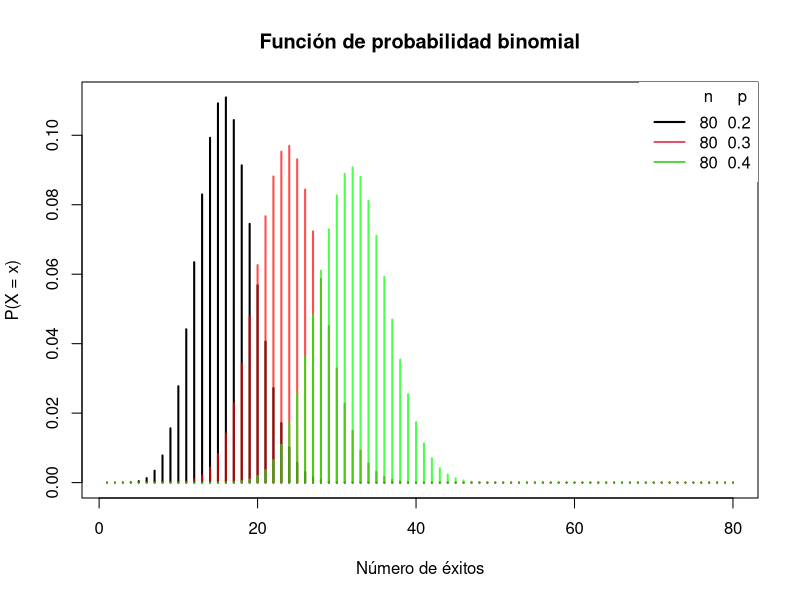
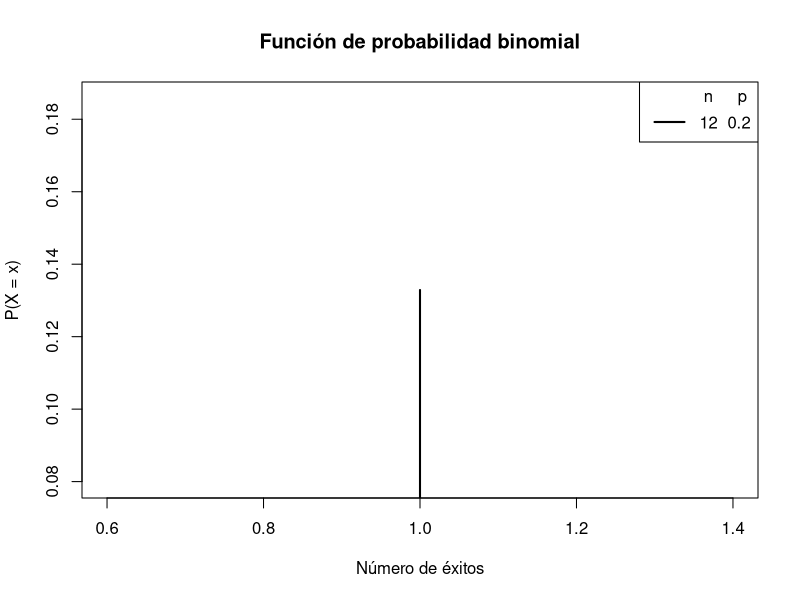
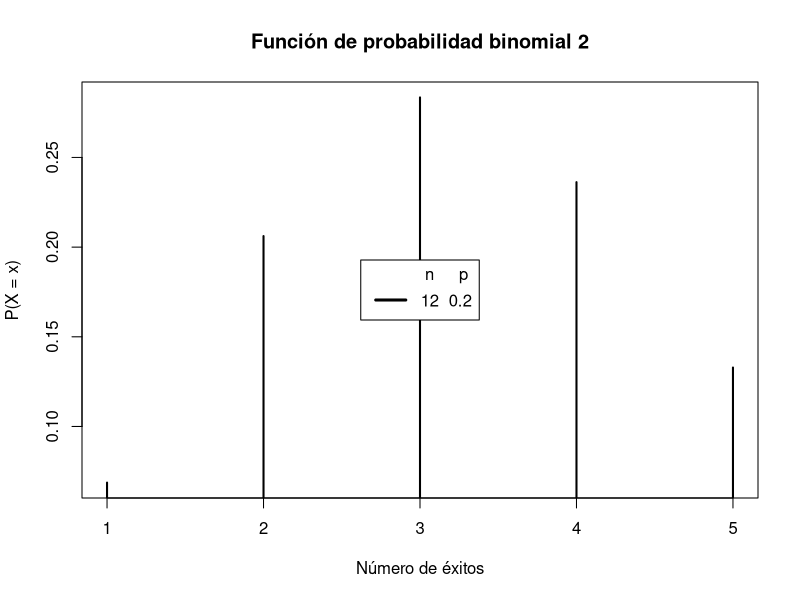
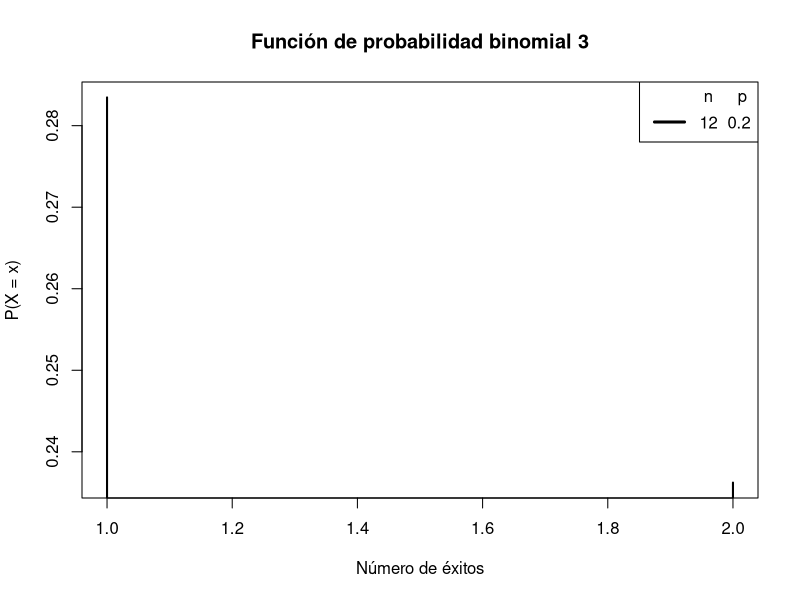
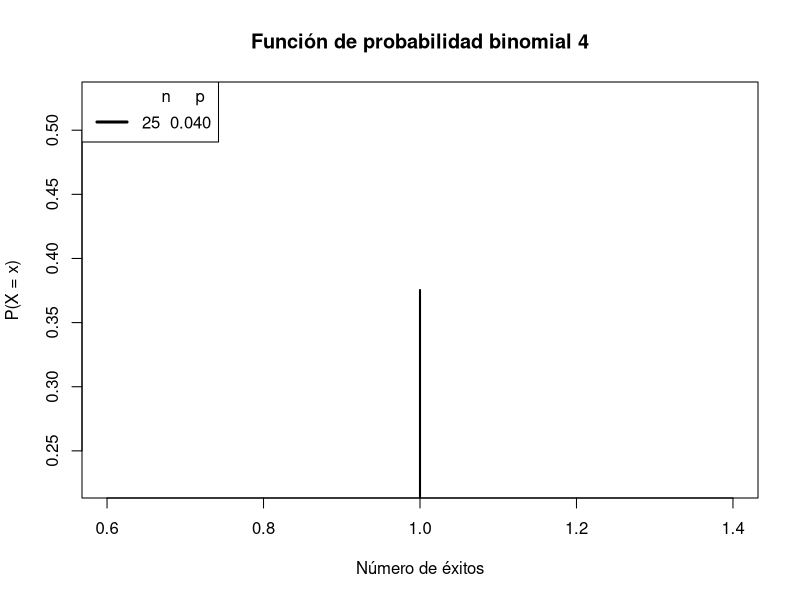
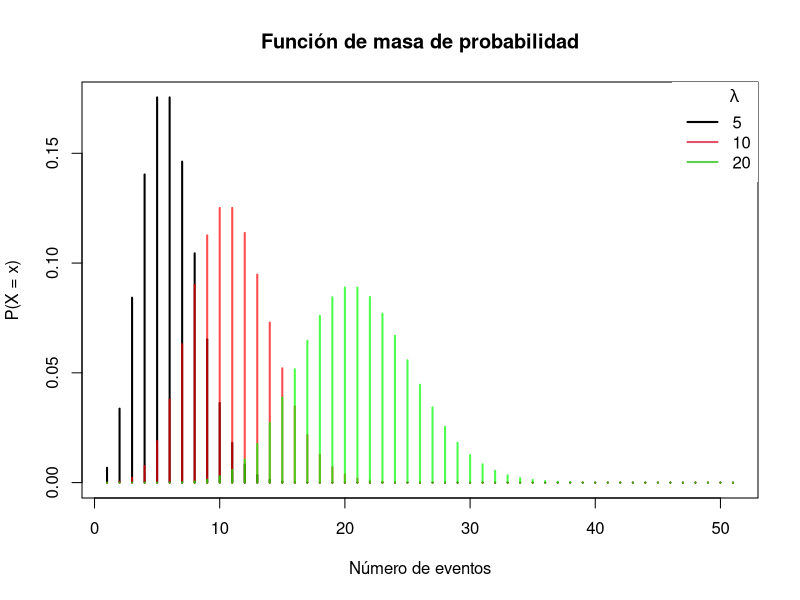
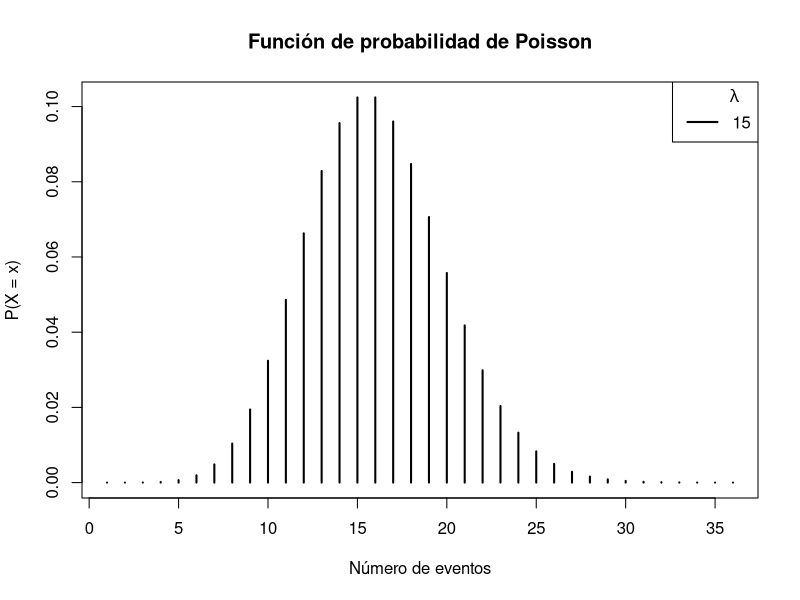
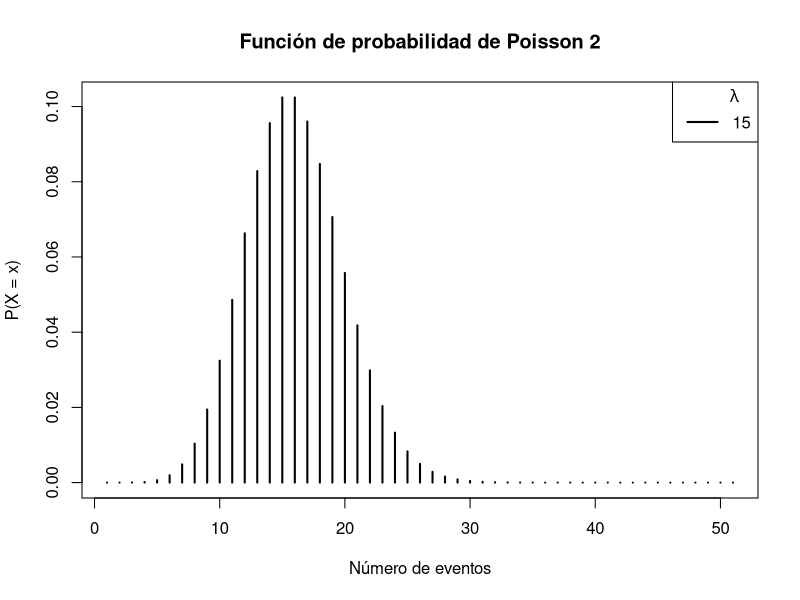

These charts were generated, in order, by the following R code:
## Distribuciones 

# Distribución binomial

#Ejemplo 1:

# Suponga que hay doce preguntas de opción multiple en un 
# examen de matemáticas. Cada pregunta tiene 5 posibles respuestas 
# y sólo una de ellas es correcta. Encuentre la posibilidad de tener 4 o menos
#respuestas y solo una de ellas es correcta.
#Encuentre la probabilidad de tener 4 o menos respuestas correstas si un 
#estudio intenta responder a caad pregunta al azar.

# Solución para que saque 4 respuestas correctas:

#Dado que sólo una de cada 5 respuestas posibles es correcta,
#la probabilidad de responder correstamente una pregunta al azar 
#es de 1/5:0.2. Podemos encontrar la probabilidad de tener 
#exactamente 4 respuestas correctas por intentos aleatorios de la siguiente
#manera:

#1. Probabilidad de escoger una respuesta de 5 posibles  

p<-1/5

# 2.- Espacio muestral (12 preguntas en total)

n<-12

#3. Probabilidad de tener 4 respuestas correctas elegidas aleatoriamente.

k<-4

#Función en R

dbinom(k, n, 0.2)
dbinom(4, 12, 0.2)

# Ejemplo de cómo realizar  un gráfivo de la distribución normal,

# Rejilla de valores del eje X 

x <- 1:80
#1. Rejilla de valores de eje x, **X=80**. Se van a utilizar el mismo
#del valor de  "X", de "n" y la probabilidad es la que va a ir cambiando, 
#en esta ocasion se ocupara las probabilidades de **0.2, 0.3 y 0.4**. 
# Además de poner la leyenda 
x <- 1:80
plot(dbinom(x, size = 80, prob = 0.2), type = "h", lwd = 2,
     main = "Función de probabilidad binomial",
     ylab = "P(X = x)", xlab = "Número de éxitos")
lines(dbinom(x, size = 80, prob = 0.3), type = "h",
      lwd = 2, col = rgb(1,0,0, 0.7))
lines(dbinom(x, size = 80, prob = 0.4), type = "h",
      lwd = 2, col = rgb(0, 1, 0, 0.7))
legend("topright", legend = c("80  0.2", "80  0.3", "80  0.4"),
       title = "n     p", title.adj = 0.85,
       lty = 1, col = 1:3, lwd = 2, box.lty = 0)

# Ejercicio de como realizar nuestro gráfico de distribución 

#x= 4

# size = 12

# propabilidad = 0.2 

x <- 4
plot(dbinom(4, size = 12, prob = 0.2), type = "h", lwd = 2,
     main = "Función de probabilidad binomial",
     ylab = "P(X = x)", xlab = "Número de éxitos")
legend("topright", legend = c("12  0.2"),
       title = "n     p", title.adj = 0.85,
       lty = 1, col = 1:3, lwd = 2, box.lty = 1)

# Ejemplo 2
# Suponga que hay doce preguntas de opción múltiple en un 
# examen de matemáticas. Cada pregunta tiene cinco posibles 
# respuestas y sólo una de 
#ellas es correcta. Encuentre la probabilidad de tener cuatro 
#o menos respuestas correctas si un estudiante intenta responder a 
#cada pregunta al azar.

#*Solución 2: Para que saque una respuesta o menos correcta*
  
  #Para encontrar la probabilidad de tener cuatro o menos 
#respuestas correctas de forma aleatoria se utiliza la función 
#dbinom con k=0,1,2,3,4.

# 1.- La forma sencilla de calcular la probabilidad


sum(dbinom(0:4, 12, 0.2))


#2.- Código para realizar nuestro gráfico de la distribución binomial. 

#*NOTA 1:* Se pone la leyenda en el centro del gráfico, buscando 
#*#la manera en la que no se pierda ningún dato. 

#*NOTA 2:* Se ponen ambos códigos de manera conjunta para 
#*que la leyenda salga junto con el gráfico. 


x <- 0:4
plot(dbinom(0:4, size = 12, prob = 0.2), type = "h", lwd = 2,
     main = "Función de probabilidad binomial 2",
     ylab = "P(X = x)", xlab = "Número de éxitos")
legend("center", legend = c("12  0.2"),
       title = "n     p", title.adj = 0.85,
       lty = 1, col = 1:3, lwd = 3, box.lty = 1)



## Ejercicios:

#1.- ¿Cuál es la probabilidad de que 2 o 3 preguntas sean 
#respondidas correctamente? (Continuación del ejercicio anterior)

#a) Forma fácil y rápida 

sum(dbinom(2:3, 12, 0.2))


#b) Forma tardada 


dbinom(2, 12, 0.2)
dbinom(3, 12, 0.2)


#c) Código para realizar nuestro gráfico de la distribución binomial


x <- 2:3
plot(dbinom(2:3, size = 12, prob = 0.2), type = "h", lwd = 2,
     main = "Función de probabilidad binomial 3",
     ylab = "P(X = x)", xlab = "Número de éxitos")
legend("topright", legend = c("12  0.2"),
       title = "n     p", title.adj = 0.85,
       lty = 1, col = 1:3, lwd = 3, box.lty = 1)


#2.- Supongamos que la empresa Apple fabricó el Iphone 11S con 
#una probabilidad de 0.005 de ser defectuoso. 
#El producto se envía en una caja que contiene 25 artículos. 
#¿Cuál es la probabilidad de que una caja elegida al azar contenga 
#un Iphone 11S defectuoso?
  
  #1. Probabilidad general = 0.005

# 2. Probabilidad de que salga un celular defectuoso en la caja


p<-1/25


# 3. Espacio muestral 


n<-25


# 4. Probabilidad de que salga el teléfono defectuoso


k<-1


# 5. Función en R:  dbinom(k, n, p)


dbinom(1, 25, 0.040)


# 6.- Código para realizar nuestro gráfico de la distribución binomial. 
# *NOTA:* La leyenda se cambia de lugar para que no se tape ningún dato


x <- 1
plot(dbinom(1, size = 25, prob = 0.040), type = "h", lwd = 2,
     main = "Función de probabilidad binomial 4",
     ylab = "P(X = x)", xlab = "Número de éxitos")
legend("topleft", legend = c("25  0.040"),
       title = "n     p", title.adj = 0.85,
       lty = 1, col = 1:3, lwd = 3, box.lty = 1)



# Distribución Poisson

# *Ejemplo de cómo realizar un gráfico de distribución Poisson* 
  
  #Rejilla de valores del eje X, *x=0:50. Se van a utilizar 
#el mismo de valor de "x", y lambda es la que va a ir cambiando, 
#en esta ocasión se ocuparán valores de **5, 10 y 20*. Además de poner 
#la leyenda. 


x <- 0:50
plot(dpois(x, 5), type = "h", lwd = 2,
     main = "Función de masa de probabilidad",
     ylab = "P(X = x)", xlab = "Número de eventos")
lines(dpois(x, 10), type = "h", lwd = 2, 
      col = rgb(1,0,0, 0.7))
lines(dpois(x, 20), type = "h", lwd = 2, 
      col = rgb(0, 1, 0, 0.7))
legend("topright", legend = c("5", "10", "20"),
       title = expression(lambda), title.adj = 0.75,
       lty = 1, col = 1:3, lwd = 2, box.lty = 0)



#*Ejemplos a desarrollar:*
  
  #Suponga que se desea saber el número de llegadas de los estudiantes 
#de una Escuela Primaria en un lapso de 15 minutos a la entrada de la 
#escuela. Se puede suponer que la probabilidad de llegada de los 
#estudiantes es la misma que cualquiera de los dos lapsos con la misma 
#dirección siendo estas independientes a que llegue o no el estudiante. 
#El número promedio de alumnos que llegan en un lapso de 15 minutos 
#son 35. Para optimizar la llegada de los estudiantes evitando las 
#aglomeraciones se requiere saber la probabilidad de que lleguen
#50 alumnos en 15 minutos.

# 1.- Probabilidad de que 35 alumnos lleguen en 15 minutos a la
# entrada de la escuela

# x= número de alumnos = 35

# lamda= tiempo de llegada = 15


x=35
lamda=15
dpois(x,lamda)


# b) Gráfico junto con la leyenda


plot(dpois(0:35, 15), type = "h", lwd = 2,
     main = "Función de probabilidad de Poisson",
     ylab = "P(X = x)", xlab = "Número de eventos")
legend("topright", legend = c("15"), 
       title = expression(lambda), title.adj = 0.75,lty = 1, 
       col = 1:3, lwd = 2, box.lty = 1)



#2.- Probabilidad de que 50 alumnos lleguen en 15 minutos a la
# entrada de la escuela

# x= número de alumnos = 50

# lamda= tiempo de llegada = 15


x=50
lamda=15
dpois(x,lamda)


# b) Gráfico y leyenda 


plot(dpois(0:50, 15), type = "h", lwd = 2,
     main = "Función de probabilidad de Poisson 2",
     ylab = "P(X = x)", xlab = "Número de eventos")
legend("topright", legend = c("15"), 
       title = expression(lambda), title.adj = 0.75,lty = 1, 
       col = 1:3, lwd = 2, box.lty = 1)


## Ejercicios

#1.- ¿Cuál es la probabilidad de que a la escuela lleguen 34 alumnos 
#en 5 minutos?
  
  # a) Probabilidad de que 34 alumnos lleguen en 5 minutos a la 
# entrada de la escuela

# x= número de alumnos = 34

# lamda= tiempo de llegada = 5


x=34
lambda=5
dpois(x,lamda)



# b) Gráfico con su leyenda  


x <- 34 
plot(dpois(0:34, 5), type = "h", lwd = 2,
     main = "Función de probabilidad de Poisson 3",
     ylab = "P(X = x)", xlab = "Número de eventos")
legend("topright", legend = c("5"), 
       title = expression(lambda), title.adj = 0.75,lty = 1,
       col = 1:3, lwd = 2, box.lty = 1)


# 2.- ¿Cuál es la probabilidad de que a la salida de la escuela, 
# se encuentren 60 alumnos en 5 minutos?
  
  # a) Probabilidad de que 60 alumnos salgan en 5 minutos a la
# salida de la escuela

# x= número de alumnos = 60 

# lamda= tiempo de llegada = 5


x=60
lamda=5
dpois(x,lamda)


# b) Gráfico y leyenda


plot(dpois(0:60, 5), type = "h", lwd = 2,
     main = "Función de probabilidad de Poisson 4",
     ylab = "P(X = x)", xlab = "Número de eventos")
legend("topright", legend = c("5"), title = expression(lambda),
       title.adj = 0.75,lty = 1, col = 1:3, lwd = 2, 
       box.lty = 1)



#3.- ¿Cuál es la probabilidad de que a la salida de la escuela, 
#se encuentren 120 alumnos en 5 minutos?
  
  #a) Probabilidad de que 120 alumnos salgann en 5 minutos a la 
#salida de la escuela

# x= número de alumnos = 120

# lamda= tiempo de llegada = 5


x=120
lamda=5
dpois(x,lamda)



# b) Gráfico con su leyenda 


plot(dpois(0:120, 5), type = "h", lwd = 2,
     main = "Función de probabilidad de Poisson 5",
     ylab = "P(X = x)", xlab = "Número de eventos")
legend("topright", legend = c("5"), title = expression(lambda),
       title.adj = 0.85,lty = 1, col = 1:3, lwd = 2, 
       box.lty = 1)




## Gráfico para que esten todas las distribuciones juntas

#Se realiza un gráfico en el que se junten las distribuciones, 
#sin embargo se debe modificar el valor de lambda para que se pueda 
#observar bien el gráfico, pero el valor de "x" sigue igual, 
# además de que la leyenda también cambia. 


plot(dpois(0:120, 5), type = "h", lwd = 2,
     main = "Función de probabilidad de Poisson 6",
     ylab = "P(X = x)", xlab = "Número de eventos")
lines(dpois(0:60, 10), type = "h", lwd = 3, 
      col = rgb(1,0,0, 0.7))
lines(dpois(0:34, 20), type = "h", lwd = 4, 
      col = rgb(0, 1, 0, 0.7))
legend("topright", legend = c("5", "10", "20"),
       title = expression(lambda), title.adj = 0.75,
       lty = 1, col = 1:3, lwd = 2, box.lty = 0)